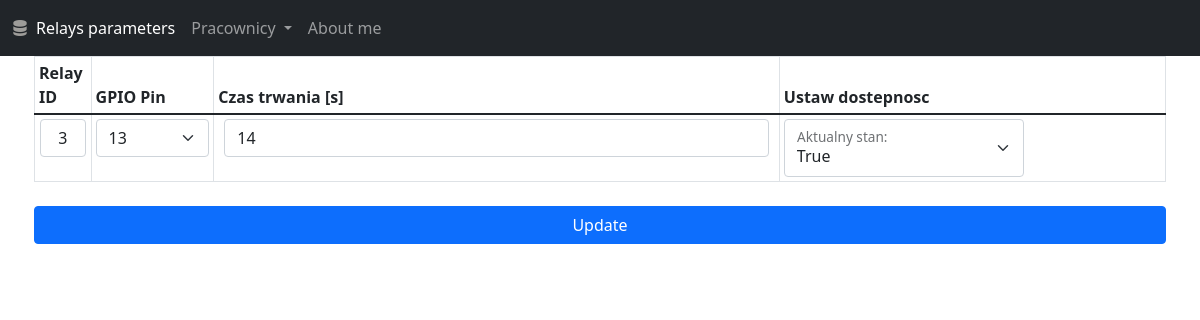
Page /database_update/3 on the committed database.
### app.py (models this page shows, shortened)
class RelayDB(db.Model):
    __tablename__ = 'relays'
    id = db.Column(db.Integer, primary_key=True)
    pin = db.Column(db.Integer)
    duration = db.Column(db.Integer)
    active = db.Column(db.Boolean)

### app.py (the view)
@app.route('/database_update/<int:id>', methods=['GET', 'POST'])
def update(id):
    event_to_update = RelayDB.query.get_or_404(id)
    if request.method == "POST":
        event_to_update.pin = int(request.form['gpio_pin_number'])
        event_to_update.duration = int(request.form['duration_time'])
        event_to_update.active = int(request.form['is_enable'])
        print("Updated event_to_update:", event_to_update)
        try:
            db.session.commit()
            print("POST successful")
            return redirect(url_for('.testdb'))
        except Exception as e:
            print("Error during commit:", str(e))
            error_text = "<p>The error:<br>" + str(e) + "</p>"
            hed = '<h1>Something is broken.</h1>'
            return hed + error_text
    else:
        return render_template("database_update.html", event_to_update=event_to_update)

### templates/database_update.html (shortened to what this page needs)
{% extends 'base.html' %} {% block title %}Update task{% endblock %} {% block
content %}
<div class="container">
  <form
    class="row gy-2 gx-3 align-items-center"
    action="/database_update/{{event_to_update.id}}"
    method="POST"
  >
    <table class="table table-bordered table-sm">
      <thead>
        <tr>
          <th
            data-field="Identifier"
            data-filter-control="select"
            data-sortable="true"
          >
            Relay ID
          </th>
          <th
            data-field="Kategoria"
            data-filter-control="select"
            data-sortable="true"
          >
            GPIO Pin
          </th>
          <th
            data-field="Opis"
            data-filter-control="select"
            data-sortable="true"
          >
            Czas trwania [s]
          </th>
          <th
            data-field="Wstawil"
            data-filter-control="select"
            data-sortable="true"
          >
            Ustaw dostepnosc
          </th>
        </tr>
      </thead>
      <tbody>
        <tr>
          <td style="padding-inline: 5px; text-align: center; width: 5%">
            <label class="form-control" name="RelayID"> {{ event_to_update.id }} </label>
          </td>
          <td>
            <select
              class="form-select form-select"
              id="gpio_pin_number"
              name="gpio_pin_number"
            >
              <option selected>{{event_to_update.pin}}</option>
            ><br />
          </td>
          <td style="padding-inline: 10px; text-align: center; width: 50%">
            <input
              class="form-control"
              type="text"
              id="duration_time"
              name="duration_time"
              style="width: 100%"
              value="{{event_to_update.duration}}"
            />
          </td>
          <td>
            <div class="form-floating" style="width: 180pt">
              <select
                class="form-select"
                id="is_enable"
                name="is_enable"
                aria-label="Floating label select example"
                required
              >
                <option selected>{{event_to_update.active}}</option>
              </select>
              <label for="is_enable">Aktualny stan:</label>
            </div>
          </td>
        </tr>
      </tbody>
    </table>
    <input class="btn btn-primary" type="submit" value="Update" />
  </form>
</div>
{% endblock %}

### rows in the picture
RelayDB: id "3", gpio_pin_number "13", duration_time "14", is_enable "True"
